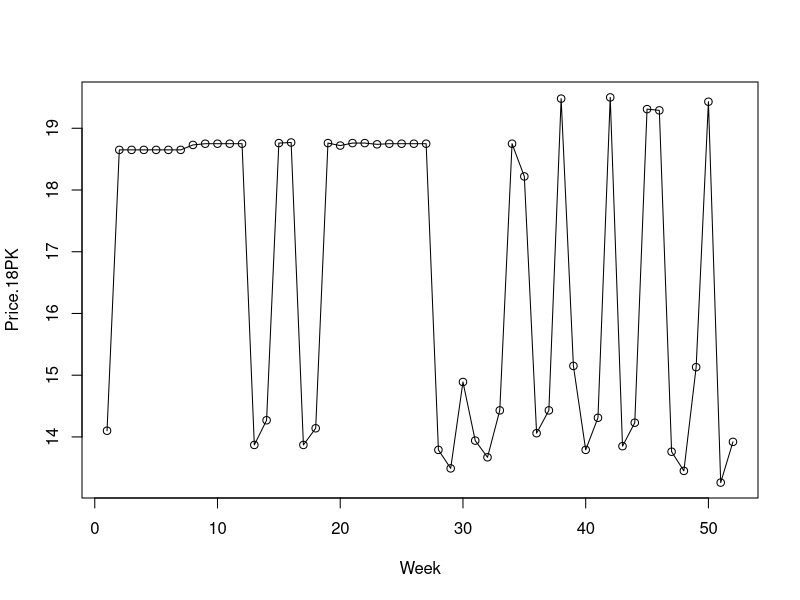
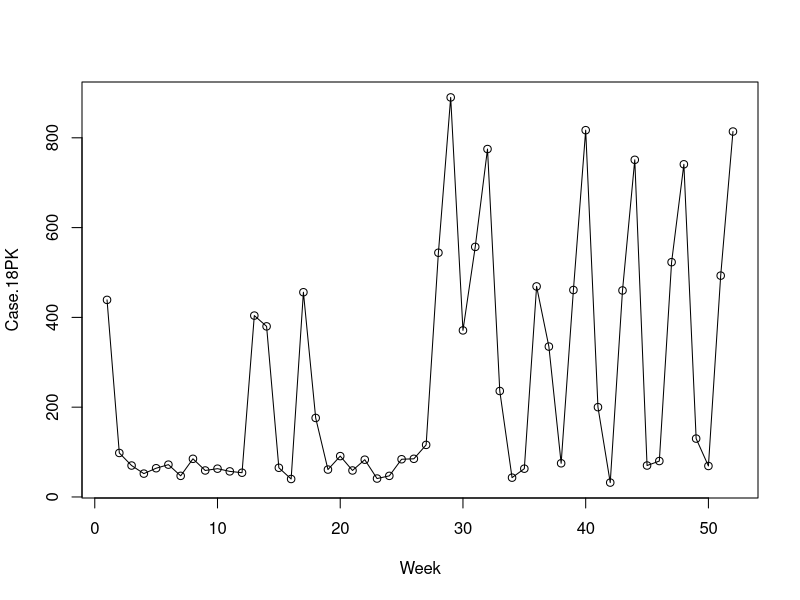
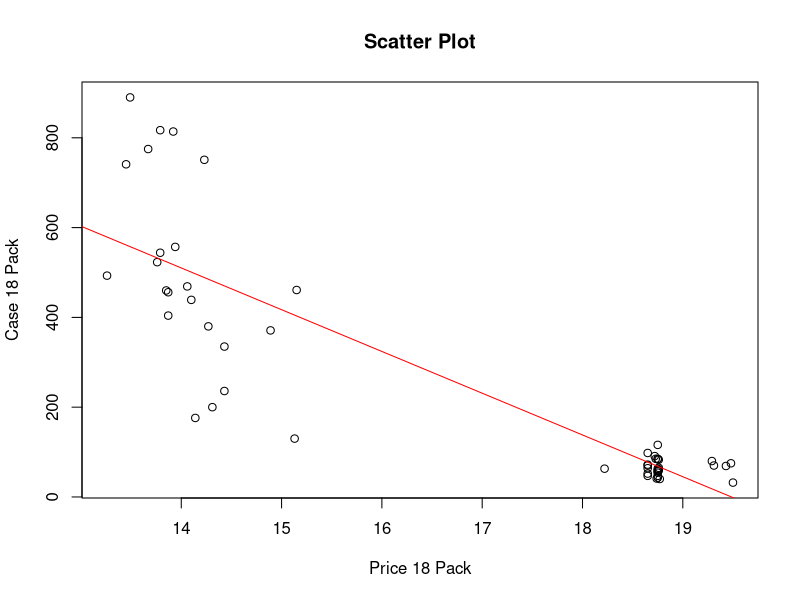
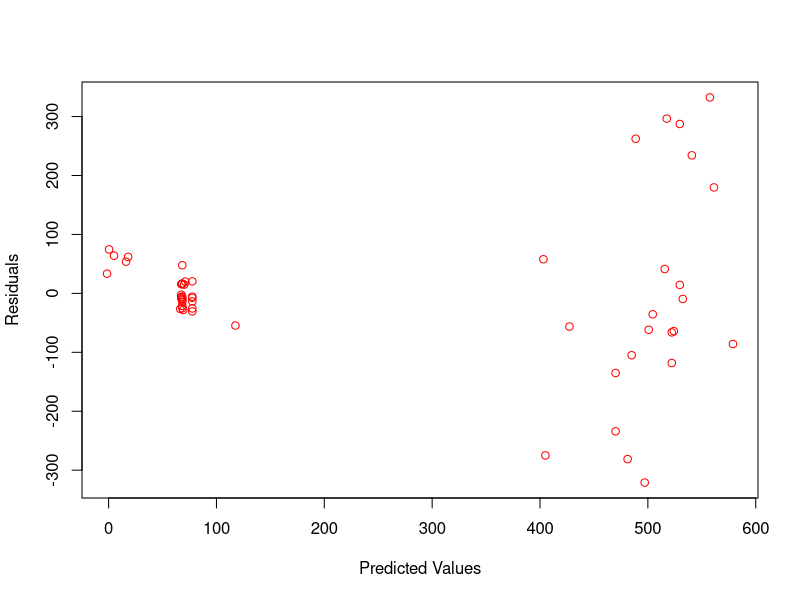
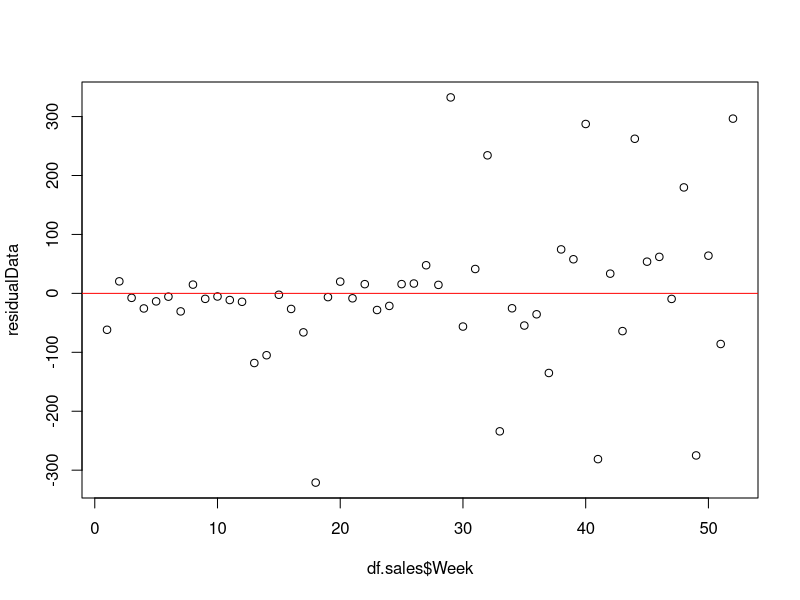

Generate these figures, in order, with R:
# Data Load----

df.sales <- read.csv("Data/WeeklyBeerSales.csv", header = TRUE)

dim(df.sales)
head(df.sales)
str(df.sales)

# Discriptive statistic ----
summary(df.sales)

# The average price per case was smaller for the larger carton size.
# Sales Volume was greater for the smaller carton size.

# Visualizing Data----

plot(df.sales$Week,df.sales$PRICE.18PK,xlab="Week",ylab="Price.18PK")
lines(df.sales$PRICE.18PK)

plot(df.sales$Week,df.sales$CASES.18PK,xlab="Week",ylab="Case.18PK")
lines(df.sales$CASES.18PK)

plot(df.sales$PRICE.18PK,df.sales$CASES.18PK, xlab="Price 18 Pack", ylab="Case 18 Pack", main="Scatter Plot")

# Regression model----

fitModel<-lm(CASES.18PK~PRICE.18PK, data=df.sales)

## adding regression line ----

abline(fitModel, col = "red")

# Interpret the Result ----

## regression analysis results ----

regResult<-summary(fitModel)
regResult

### Impact of the Coefficient ----

# Estimate regression equation: Predicted C18PK = 1812.184 - 93.007 * P18PK
# The model predicts that 93 fewer cases with 18-pk will be sold per $1 increas int he price per case
# The intercept in a regression model is rarely a number with any direct meaning

### Significance of the Coefficient ----

# our sample provides evidence that the price of the 18pk has a significant impact on the number of 18pk sold at the 0.01 level of significance.

### Performance of the model----

# The greater the R2, the greater the explanatory power of the regression model.
# our model explains 75% (adj R2 = 0.7457) of the variance observed in the sales of the 18pk.

## ANOVA ----
summary.aov(fitModel)

### Significance of the model----

# Statistical significance of the F ratio is attained when the reported p-vlue is less than a given significance level.
# All the independent variables int he models are jointly significant at the level of 0.01 of significance.

# Analyse Residual Plots----

## Residual vs Predicted ----
residualData<-resid(fitModel)
predicted<-predict(fitModel)
plot(predicted,residualData, xlab="Predicted Values", ylab="Residuals", col="red")

# the model makes bigger errors when bigger predictions
# An assumption in regression models is that "Error should have the same variance at all points, regardless of the values of the indepedent variables"
# This is evidence of heteroscedasticity
## error that do not have same variance for all levels of the predictions

## Residual plot----
plot(df.sales$Week,residualData)
abline(0, 0, col="red")

# The plot is specific to time series and shows that nearly all of the model's largest errors occured int he second half of the year.
# The reason for this is clear: most of the price manipulation and most of the spikes in sales occured in the second half of the year.

# The bottom line is that:
# the relationship between beer sales and beer price is evidently not linear over such a wide range in prices
# the model violated the homoscedasticity and normal-distribution assumptions for the errors.

# Not all models with high R2 value are good ones

# Transforming Existing Variables----



















